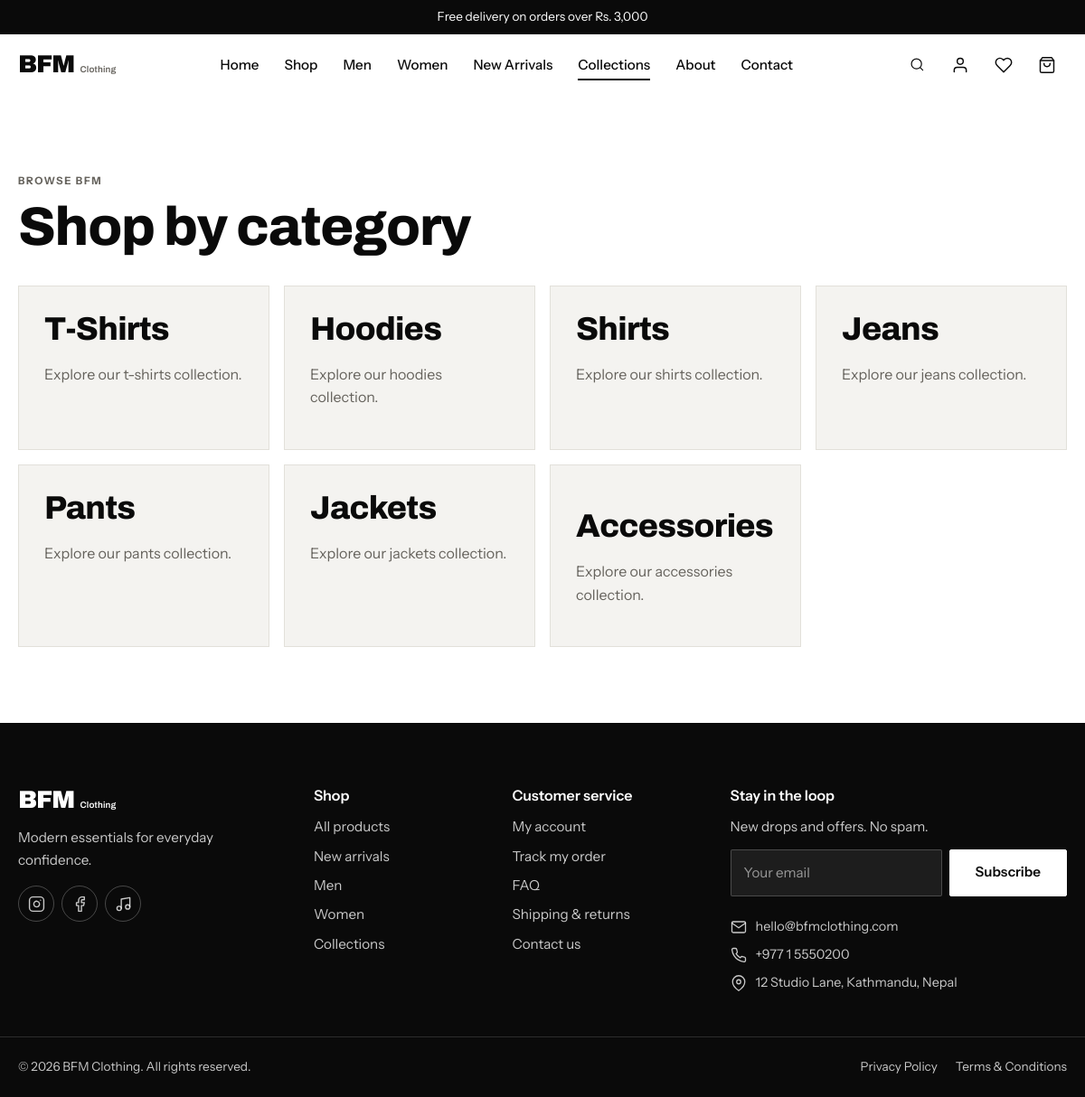
/categories.php, run on the app's committed database.
### tables this page shows
CREATE TABLE categories (
  id INT UNSIGNED AUTO_INCREMENT PRIMARY KEY,
  name VARCHAR(80) NOT NULL,
  slug VARCHAR(100) NOT NULL,
  description VARCHAR(255) DEFAULT NULL,
  image VARCHAR(255) DEFAULT NULL,
  sort_order INT NOT NULL DEFAULT 0,
  is_active TINYINT(1) NOT NULL DEFAULT 1,
  created_at TIMESTAMP NOT NULL DEFAULT CURRENT_TIMESTAMP,
  UNIQUE KEY uq_categories_slug (slug),
  KEY idx_categories_active (is_active, sort_order)
);

### config/database.php (called while the page is built, shortened)
<?php
function db(): PDO
{
    static $pdo = null;
    if ($pdo instanceof PDO) {
        return $pdo;
    }
    $dsn = sprintf('mysql:host=%s;port=%d;dbname=%s;charset=utf8mb4', DB_HOST, DB_PORT, DB_NAME);
    try {
        $pdo = new PDO($dsn, DB_USER, DB_PASS, [
            PDO::ATTR_ERRMODE            => PDO::ERRMODE_EXCEPTION,
            PDO::ATTR_DEFAULT_FETCH_MODE => PDO::FETCH_ASSOC,
            PDO::ATTR_EMULATE_PREPARES   => false,
        ]);
        $pdo->exec("SET time_zone = '+00:00'");
    } catch (PDOException $e) {
        error_log('[DB connect] ' . $e->getMessage());
        render_error_page(
            503,
            'We will be right back',
            'The store is temporarily unavailable. Please try again in a few minutes.'
        );
    }
    return $pdo;
}
function db_query(string $sql, array $params = []): PDOStatement
{
    $stmt = db()->prepare($sql);
    $stmt->execute($params);
    return $stmt;
}
function db_all(string $sql, array $params = []): array
{
    return db_query($sql, $params)->fetchAll();
}

### categories.php (the view, shortened to what this page needs)
<?php
$categories = nav_categories();
require __DIR__ . '/includes/header.php';
?>
<main class="container page-section">
    <p class="eyebrow">Browse BFM</p>
    <h1>Shop by category</h1>
    <div class="category-grid">
        <?php foreach ($categories as $cat): ?>
            <a
                class="category-tile"
                href="<?= e(url('shop.php?category=' . $cat['slug'])) ?>"
            >
                <span>
                    <?= icon('arrow-right') ?>
                </span>
                <h2>
                    <?= e($cat['name']) ?>
                </h2>
                <p>
                    Explore our <?= e(strtolower($cat['name'])) ?> collection.
                </p>
            </a>
        <?php endforeach; ?>
    </div>
</main>
<?php
require __DIR__ . '/includes/footer.php';
?>

### includes/functions.php (shortened to what this page needs)
<?php
function e($value): string
{
    return htmlspecialchars((string)($value ?? ''), ENT_QUOTES | ENT_SUBSTITUTE, 'UTF-8');
}
function url(string $path = ''): string
{
    return BASE_PATH . '/' . ltrim($path, '/');
}
function icon(string $name, string $class = ''): string
{
    return '<svg class="icon ' . e($class) . '" aria-hidden="true" focusable="false"><use href="#i-' . e($name) . '"></use></svg>';
}
function nav_categories(): array
{
    static $cache = null;
    if ($cache === null) {
        try {
            $cache = db_all('SELECT id, name, slug FROM categories WHERE is_active = 1 ORDER BY sort_order, name');
        } catch (Throwable $e) {
            error_log('[nav_categories] ' . $e->getMessage());
            $cache = [];
        }
    }
    return $cache;
}

### assets/css/style.css (style rules this page uses)
:root { --ink: #0a0a0a; --paper: #ffffff; --stone: #f4f3f0; --sand: #e9e6df; --line: #e2e0da; --muted: #66635d; --sale: #b3261e; --ok: #1f7a4d; --warn: #a15c00; --info: #25507a; --font-display: "Archivo", "Arial Narrow", "Helvetica Neue", Arial, sans-serif; --font-body: "Instrument Sans", system-ui, -apple-system, "Segoe UI", Roboto, Arial, sans-serif; --r: 2px; --r-lg: 8px; --shadow: 0 10px 30px rgba(10, 10, 10, .10); --header-h: 68px; --container: 1280px; --ease: cubic-bezier(.2, .7, .2, 1); }
*, *::before, *::after { box-sizing: border-box; }
html { scroll-behavior: smooth; -webkit-text-size-adjust: 100%; }
body { margin: 0; font-family: var(--font-body); font-size: 1rem; line-height: 1.6; color: var(--ink); background: var(--paper); -webkit-font-smoothing: antialiased; }
img, svg { max-width: 100%; display: block; }
a { color: inherit; text-decoration: none; }
h1, h2, h3, h4 { margin: 0 0 .5em; font-family: var(--font-display); font-weight: 800; font-stretch: 108%; line-height: 1.08; letter-spacing: -.02em; }
h1 { font-size: clamp(2.2rem, 5vw, 4rem); }
h2 { font-size: clamp(1.6rem, 3vw, 2.4rem); }
p { margin: 0 0 1em; }
.icon { width: 1.25em; height: 1.25em; fill: none; stroke: currentColor; stroke-width: 1.75; stroke-linecap: round; stroke-linejoin: round; flex: none; }
.container { width: 100%; max-width: var(--container); margin-inline: auto; padding-inline: 20px; }
.page-section { padding-block: clamp(42px, 7vw, 88px); }
.category-grid, .account-grid { display: grid; grid-template-columns: repeat(auto-fit, minmax(220px, 1fr)); gap: 16px; margin-top: 32px; }
.category-tile, .account-card { padding: 28px; min-height: 180px; border: 1px solid var(--line); background: var(--stone); transition: transform .2s, background .2s; }
.category-tile span { float: right; }
.category-tile p, .account-card p { color: var(--muted); }
.eyebrow { margin: 0 0 10px; color: var(--muted); font-size: .72rem; font-weight: 700; letter-spacing: .14em; text-transform: uppercase; }
.footer-contact .icon { margin-top: 3px; }

### data on the page
categories: name "T-Shirts", name "t-shirts"
categories: name "Hoodies", name "hoodies"
categories: name "Shirts", name "shirts"
categories: name "Jeans", name "jeans"
categories: name "Pants", name "pants"
categories: name "Jackets", name "jackets"
categories: name "Accessories", name "accessories"

### other printed values
$promo "Free delivery on orders over Rs. 3,000"
$label "Home"
$label "Shop"
$label "Men"
$label "Women"
$label "New Arrivals"
$label "Collections"
$label "About"
$label "Contact"
setting('tagline', 'Modern essentials for everyday confidence.') "Modern essentials for everyday confidence."
setting('contact_email') "hello@bfmclothing.com"
setting('contact_phone') "+977 1 5550200"
setting('contact_address') "12 Studio Lane, Kathmandu, Nepal"
setting('site_name', APP_NAME) "BFM Clothing"
